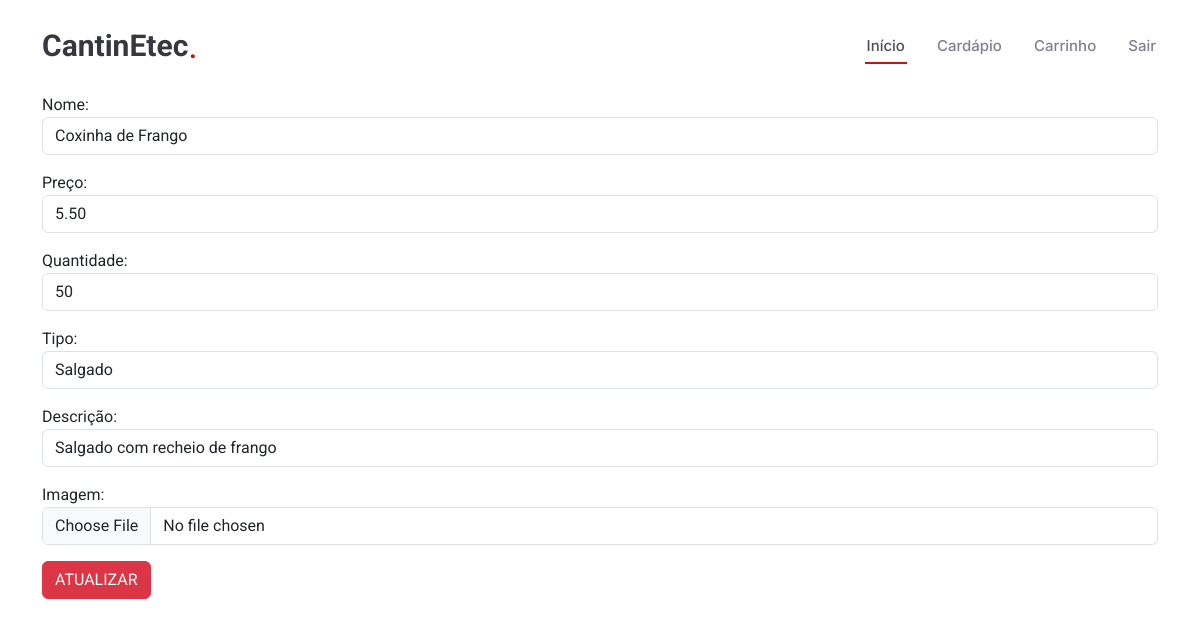
Page /site/site_principal/form_atualiza.php?Cod_item=1 on the earlier database version.
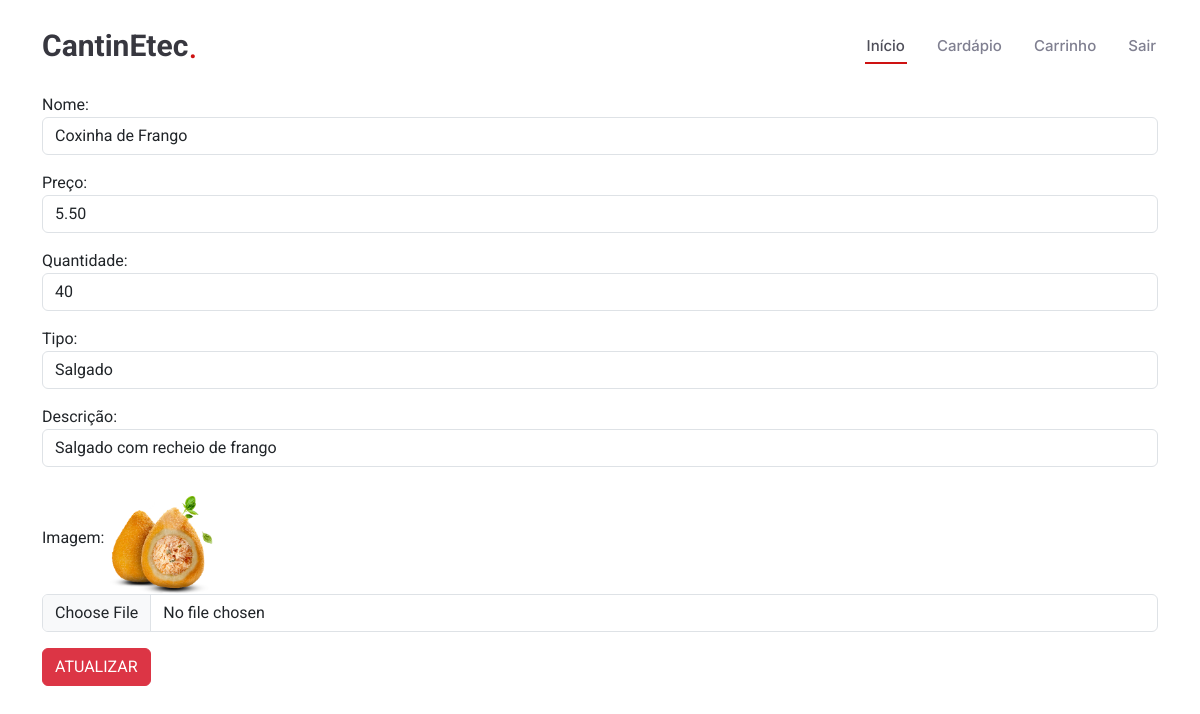
Same page on the later database version.
### tables this page shows
CREATE TABLE `item` (
  `Cod_item` int(11) NOT NULL,
  `Nome` varchar(100) NOT NULL,
  `Descricao` text NOT NULL,
  `Preco` decimal(5,2) NOT NULL,
  `Tipo` varchar(50) NOT NULL,
  `Quantidade_Estoque` int(11) NOT NULL,
  `Imagem` varchar(50) NOT NULL
);

### site/site_principal/form_atualiza.php (the view, shortened to what this page needs)
<?php
    include '../pedaco.php';
    $Cod_item = $_GET['Cod_item'];
?>
    <div class="container">
        <form action="atualiza.php?Cod_item=<?php echo "$Cod_item"; ?>" method="POST" enctype="multipart/form-data">
        <?php
            require '../conexao.php';
            $Cod_item = $_GET['Cod_item'];
            $sql = "SELECT * FROM item WHERE Cod_item = $Cod_item";
            $stmt = $pdo->query($sql);
            $Item = $stmt->fetch(PDO::FETCH_ASSOC);
        ?>
            <div class="mb-3">
                Nome: <input type="text" value="<?php echo $Item['Nome']; ?>" name="nome_novo" class="form-control">
            </div>
            <div class="mb-3">
                Preço: <input type="text" value="<?php echo $Item['Preco']; ?>" name="preco_novo" class="form-control">
            </div>
            <div class="mb-3">
                Quantidade: <input type="text" value="<?php echo $Item['Quantidade_Estoque']; ?>" name="quantidade_nova" class="form-control">
            </div>
            <div class="mb-3">
                Tipo: <input type="text" value="<?php echo $Item['Tipo']; ?>" name="tipo_novo" class="form-control">
            </div>
            <div class="mb-3">
                Descrição: <input type="text" value="<?php echo $Item['Descricao']; ?>" name="descricao_nova" class="form-control">
            </div>
            <div class="mb-3">
                Imagem:
                <img src="<?php echo $Item['Imagem']; ?>" alt="" class="image-update">
                <input type="file" value="<?php echo $Item['Imagem']; ?>" name="imagem_nova" class="form-control">
            </div>
            <button type="submit" name="btn-atualiza" class="btn btn-danger">ATUALIZAR</button>
        </form>
    </div>
</body>
</html>

Differences in the rows shown:
changed item "Coxinha de Frango": quantidade_nova "50" → "40"; Imagem: picture added
